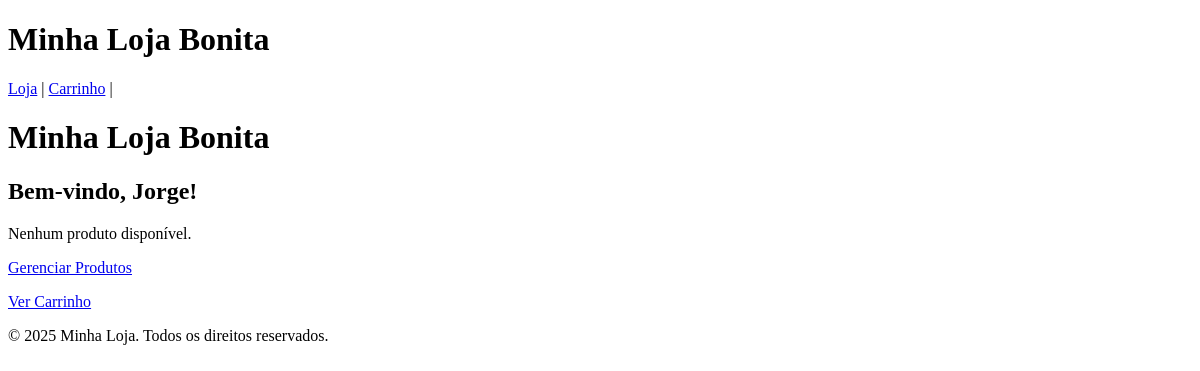
Before: / with the older database file.
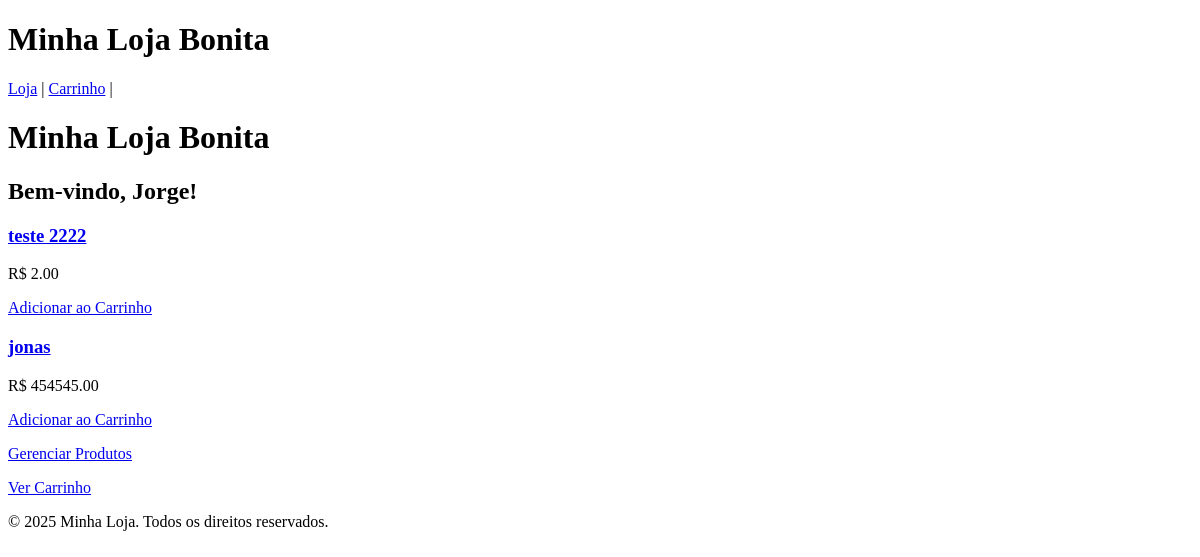
After: the same page with the newer database file.
### Store/models.py (models this page shows, shortened)
class Produto(models.Model):
    categoria = models.CharField(max_length=100, blank=True)  # texto opcional
    nome = models.CharField(max_length=200)
    preco = models.DecimalField(max_digits=10, decimal_places=2)

### Store/views.py (the view)
# urls.py: path('', views.loja, name="Store"),
def loja(request):
    lista_produtos = Produto.objects.all()
    context = {
        'titulo': 'Minha Loja Bonita',
        'usuario': 'Jorge',
        'lista': lista_produtos,
    }
    return render(request, 'loja.html', context)

### Store/templates/loja.html
{% extends 'base.html' %}
{% block body %}
<main class="loja-principal">
    <header class="loja-header">
        <h1>{{ titulo }}</h1>
        <h2>Bem-vindo, {{ usuario }}!</h2>
    </header>
    {% if lista %}
        <section class="produtos-lista">
            {% for produto in lista %}
            <article class="produto-card">
                <h3 class="produto-nome">
                    <a href="{% url 'produto_detalhe' produto.id %}">
                        {{ produto.nome }}
                    </a>
                </h3>
                <p class="produto-preco">R$ {{ produto.preco|floatformat:2 }}</p>
                <a href="{% url 'adicionar_carrinho' produto.id %}" class="btn-adicionar">
                    Adicionar ao Carrinho
                </a>
            </article>
            {% endfor %}
        </section>
    {% else %}
        <p class="nenhum-produto">Nenhum produto disponível.</p>
    {% endif %}
    <footer class="loja-footer">
        <p><a href="{% url 'produtos_crud' %}">Gerenciar Produtos</a></p>
        <p><a href="{% url 'carrinho' %}" class="btn-ver-carrinho">Ver Carrinho</a></p>
    </footer>
</main>
{% endblock %}

### Store/templates/base.html (shortened to what this page needs)
{% load static %}
<!DOCTYPE html>
<html lang="pt-br">
<head>
</head>
<body>
    <header>
        <h1>{% block header %}Minha Loja Bonita{% endblock %}</h1>
        <nav>
            <a href="{% url 'Store' %}">Loja</a> |
            <a href="{% url 'carrinho' %}">Carrinho</a> |
        </nav>
    </header>
    <main>
        {% block body %}{% endblock %}
    </main>
    <footer>
        {% block footer %}
        <p>&copy; 2025 Minha Loja. Todos os direitos reservados.</p>
        {% endblock %}
    </footer>
</body>
</html>

Changed rows visible on the page:
added Produto: nome "teste 2222", preco "2.00"
added Produto: nome "jonas", preco "454545.00"
Other visible differences:
text no longer shown: "Nenhum produto disponível."
